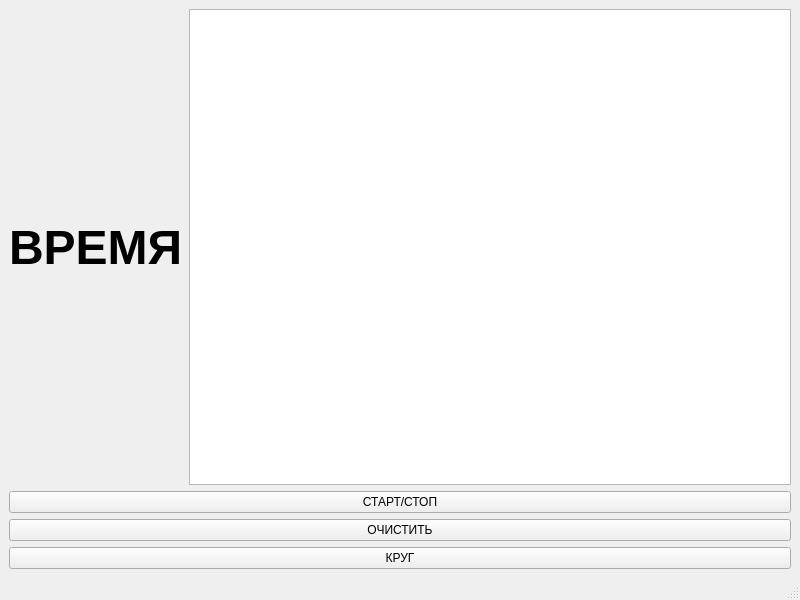
<?xml version="1.0" encoding="UTF-8"?>
<ui version="4.0">
 <class>MainWindow</class>
 <widget class="QMainWindow" name="MainWindow">
  <property name="geometry">
   <rect>
    <x>0</x>
    <y>0</y>
    <width>800</width>
    <height>600</height>
   </rect>
  </property>
  <property name="windowTitle">
   <string>MainWindow</string>
  </property>
  <widget class="QWidget" name="centralwidget">
   <layout class="QVBoxLayout" name="verticalLayout">
    <item>
     <layout class="QHBoxLayout" name="horizontalLayout">
      <item>
       <widget class="QLabel" name="lab_time">
        <property name="font">
         <font>
          <pointsize>36</pointsize>
          <bold>true</bold>
         </font>
        </property>
        <property name="text">
         <string>ВРЕМЯ</string>
        </property>
       </widget>
      </item>
      <item>
       <widget class="QTextBrowser" name="tb_info"/>
      </item>
     </layout>
    </item>
    <item>
     <widget class="QPushButton" name="pb_start_stop">
      <property name="text">
       <string>СТАРТ/СТОП</string>
      </property>
     </widget>
    </item>
    <item>
     <widget class="QPushButton" name="pb_clear">
      <property name="text">
       <string>ОЧИСТИТЬ</string>
      </property>
     </widget>
    </item>
    <item>
     <widget class="QPushButton" name="pb_lap">
      <property name="text">
       <string>КРУГ</string>
      </property>
     </widget>
    </item>
   </layout>
  </widget>
  <widget class="QMenuBar" name="menubar">
   <property name="geometry">
    <rect>
     <x>0</x>
     <y>0</y>
     <width>800</width>
     <height>26</height>
    </rect>
   </property>
  </widget>
  <widget class="QStatusBar" name="statusbar"/>
 </widget>
 <resources/>
 <connections/>
</ui>
